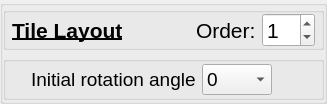
           <widget class="QGroupBox" name="GB_TileLayout">
            <property name="flat">
             <bool>true</bool>
            </property>
            <layout class="QVBoxLayout" name="tileLayoutConfigLayout">
             <property name="leftMargin">
              <number>0</number>
             </property>
             <property name="topMargin">
              <number>1</number>
             </property>
             <property name="rightMargin">
              <number>0</number>
             </property>
             <property name="bottomMargin">
              <number>1</number>
             </property>
             <item>
              <widget class="QGroupBox" name="GB_TileLayoutOrder">
               <property name="title">
                <string/>
               </property>
               <property name="flat">
                <bool>true</bool>
               </property>
               <layout class="QGridLayout" name="gridLayout_14">
                <property name="leftMargin">
                 <number>6</number>
                </property>
                <property name="topMargin">
                 <number>0</number>
                </property>
                <property name="rightMargin">
                 <number>6</number>
                </property>
                <property name="bottomMargin">
                 <number>0</number>
                </property>
                <item row="2" column="4">
                 <spacer name="horizontalSpacer_16">
                  <property name="orientation">
                   <enum>Qt::Orientation::Horizontal</enum>
                  </property>
                  <property name="sizeHint" stdset="0">
                   <size>
                    <width>40</width>
                    <height>20</height>
                   </size>
                  </property>
                 </spacer>
                </item>
                <item row="2" column="6">
                 <widget class="QSpinBox" name="kcfg_tileLayoutOrder">
                  <property name="font">
                   <font>
                    <pointsize>16</pointsize>
                   </font>
                  </property>
                  <property name="maximum">
                   <number>12</number>
                  </property>
                  <property name="value">
                   <number>1</number>
                  </property>
                 </widget>
                </item>
                <item row="2" column="0">
                 <widget class="QLabel" name="label_35">
                  <property name="font">
                   <font>
                    <pointsize>16</pointsize>
                    <italic>false</italic>
                    <bold>true</bold>
                    <underline>true</underline>
                   </font>
                  </property>
                  <property name="text">
                   <string>Tile Layout</string>
                  </property>
                 </widget>
                </item>
                <item row="2" column="5">
                 <widget class="QLabel" name="label_39">
                  <property name="font">
                   <font>
                    <pointsize>16</pointsize>
                    <italic>false</italic>
                    <bold>false</bold>
                    <underline>false</underline>
                   </font>
                  </property>
                  <property name="text">
                   <string>Order:</string>
                  </property>
                 </widget>
                </item>
               </layout>
              </widget>
             </item>
             <item>
              <widget class="QGroupBox" name="GB_TileLayoutSettings">
               <property name="title">
                <string/>
               </property>
               <property name="flat">
                <bool>true</bool>
               </property>
               <layout class="QGridLayout" name="gridLayout_2">
                <property name="leftMargin">
                 <number>25</number>
                </property>
                <property name="topMargin">
                 <number>2</number>
                </property>
                <property name="bottomMargin">
                 <number>2</number>
                </property>
                <item row="2" column="2">
                 <spacer name="horizontalSpacer">
                  <property name="orientation">
                   <enum>Qt::Orientation::Horizontal</enum>
                  </property>
                  <property name="sizeHint" stdset="0">
                   <size>
                    <width>40</width>
                    <height>20</height>
                   </size>
                  </property>
                 </spacer>
                </item>
                <item row="2" column="1">
                 <widget class="QComboBox" name="kcfg_tileLayoutInitialRotationAngle">
                  <property name="minimumSize">
                   <size>
                    <width>70</width>
                    <height>0</height>
                   </size>
                  </property>
                  <property name="font">
                   <font>
                    <pointsize>14</pointsize>
                   </font>
                  </property>
                  <item>
                   <property name="text">
                    <string>0</string>
                   </property>
                  </item>
                  <item>
                   <property name="text">
                    <string>90</string>
                   </property>
                  </item>
                  <item>
                   <property name="text">
                    <string>180</string>
                   </property>
                  </item>
                  <item>
                   <property name="text">
                    <string>270</string>
                   </property>
                  </item>
                 </widget>
                </item>
                <item row="2" column="0">
                 <widget class="QLabel" name="tileLabel11">
                  <property name="font">
                   <font>
                    <pointsize>14</pointsize>
                   </font>
                  </property>
                  <property name="text">
                   <string>Initial rotation angle</string>
                  </property>
                 </widget>
                </item>
               </layout>
              </widget>
             </item>
            </layout>
           </widget>
